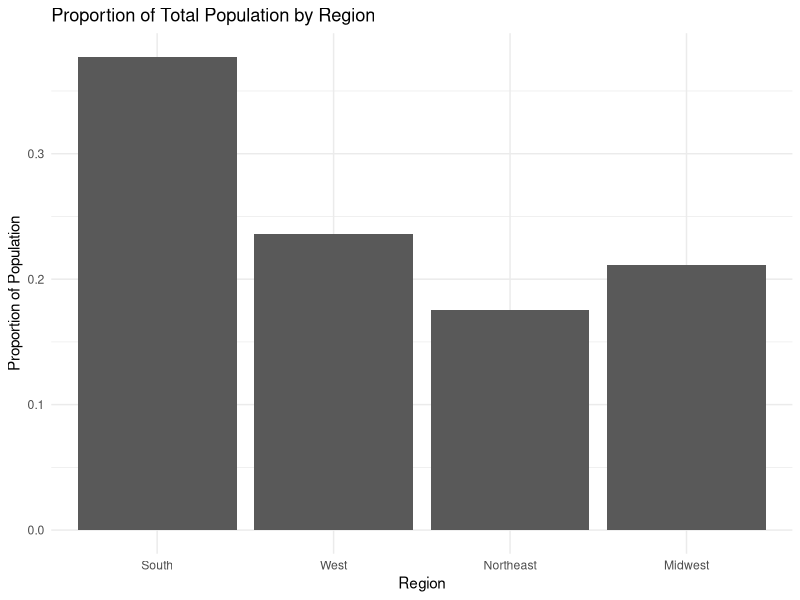
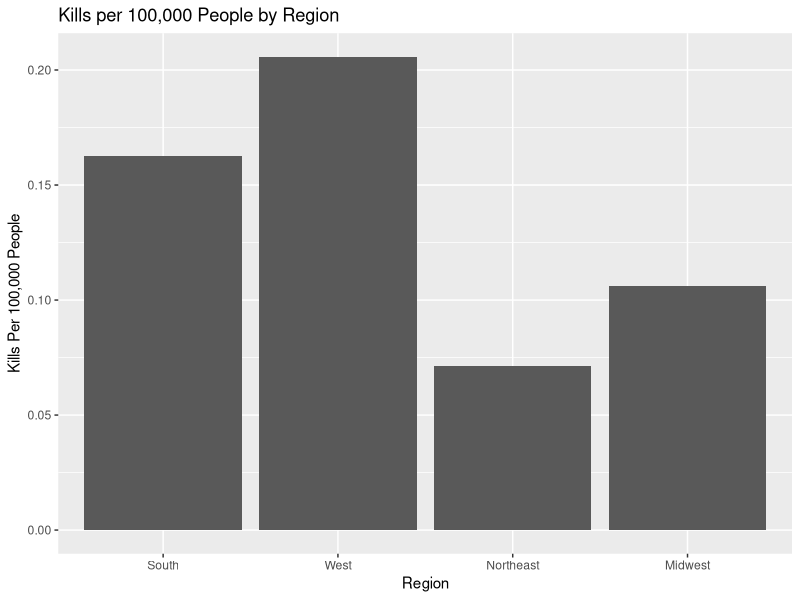

Recreate these plots in R, in order. (Note: this script raises an error after producing the figures.)
## ---- chunk 1
knitr::opts_chunk$set(echo = TRUE)
library(tidyverse)
library(Hmisc)
library(modelr)
library(dplyr)
library(xtable)
library(forcats)


# Import Data Below
PoliceKillings<-read_csv("PKcleanP2.csv")

# Add DC to the South region
PoliceKillings$region[which(PoliceKillings$State=="DC")]<-"South"
## ---- chunk 2
# Adding populations by state and adding populations by region
populations<-read_csv("StatePops.csv")
pops<-populations[-1,3:11]


# Import states by region
region.data<-read_csv("StatesbyCensusRegion.csv")


# Joining state pop and region data
pops1<-pops %>%
  select("GEO.display-label","respop72015") %>%
  rename(State="GEO.display-label",Pop2015=respop72015) %>%
  left_join(region.data,by="State") %>%
  mutate(Pop2015=as.numeric(Pop2015)) %>%
  group_by(region) %>%
  mutate(PopByRegion=sum(Pop2015)) %>%
  select(PopByRegion,region) %>%
  ungroup() %>%
  mutate(Pop.prop=PopByRegion/PopByRegion[1])

# Create a tibble of uniqe regions, pops, and prop pops
pops2<- tibble(PopByRegion=unique(pops1$PopByRegion),Region=unique(pops1$region),Pop.prop=unique(pops1$Pop.prop))

# Converting region variable to a factor
regions<-pops2 %>%
  mutate(Region=as_factor(Region))
levels(regions$Region)

# Remove the row for US total police killings
regions<-regions[-c(is.na(regions$Region)),]

## ---- chunk 3
# Print out a plot of proportion of population in each region
ggplot(regions) +
  geom_col(aes(x=fct_explicit_na(Region,na_level = "US Total"),y=Pop.prop))+
  xlab("Region")+
  ylab("Proportion of Population")+
  ggtitle("Proportion of Total Population by Region")+
  theme_minimal()
## ---- chunk 4
# Count how many police killings are in each state
state.kills<-PoliceKillings %>%
  select(State) %>%
  mutate(State=as_factor(State)) %>%
  group_by(State) %>%
  dplyr::summarize(count=n())

# Count how many police killings are in each region
region.kills<-PoliceKillings %>%
  select(region) %>%
  mutate(region=as_factor(region)) %>%
  group_by(region) %>%
  dplyr::summarize(count=n())

## ---- chunk 5
# Create population state data frame
states<- pops %>%
  select("GEO.display-label","respop72015") %>%
  rename(State="GEO.display-label",Pop2015=respop72015) %>%
  mutate(Pop2015=as.numeric(Pop2015)) %>%
  left_join(region.data,by="State") %>%
  select(-region)

# Join police killings by state with population state data and create a variable for kills per 100,000 per state
states1<-states[-c(1),] %>%
  select(Pop2015,State,state) %>%
  right_join(state.kills,by=c("state"="State")) %>%
  mutate(kill.pc.state=count/Pop2015*100000)

# Join police killings by region with population regions data and create a variable for kills per 100,000 per region
regions1<-regions %>%
  select(PopByRegion,Region) %>%
  right_join(region.kills,by=c("Region"="region")) %>%
  mutate(kill.pc.region=count/PopByRegion*100000)

## ---- chunk 6
# Create a graph for police killing rates per 100,000 people by region
ggplot(regions1)+
  geom_col(aes(x=Region,y=kill.pc.region))+
  ylab("Kills Per 100,000 People")+
  ggtitle("Kills per 100,000 People by Region")
## ---- chunk 7
Races <- PoliceKillings %>% 
  group_by(Race) %>%
  dplyr::summarize(count=n()) %>%
  ungroup() %>%
  mutate(prop=count/sum(count)) 

# Remove the row for unknown races
Races<-Races[-c(which(Races$Race=="Unknown")),]

ggplot(Races) +
  geom_col(aes(x=Race,y=prop))+
  facet_wrap(region~.)+
  ylab("Proportion of total police killings")+
  theme(axis.text.x=element_text(angle=45,hjust=1))+
  ggtitle("Proportion of Total Police Killings by Race and Region")
## ---- chunk 8
Ages <- PoliceKillings %>% 
  mutate(Age = as.factor(Age)) %>%
  group_by(Age)
levels(Ages$Age)
## ---- chunk 9
Ages1 <- Ages %>%
  mutate(Age_Bin=fct_collapse(Age,
                           Teenager = levels(Age)[c(1:4)],
                           Twenties = levels(Age)[c(5:14)],
                           Thirties = levels(Age)[c(15:25)],
                           Forties = levels(Age)[c(26:34)],
                           Fifties = levels(Age)[c(35:44)],
                           Sixties = levels(Age)[c(45:52)],
                           Seventies =  levels(Age)[c(53:58)],
                           Eighties = levels(Age)[c(59:60)],
                           Unknown = levels(Age)[c(61)]
                           )) %>%
           group_by(Age_Bin) %>%
           dplyr::summarize(n=n()) %>%
           ungroup() %>%
           mutate(prop=n/sum(n))
           
# Remove the row for unknown age
Ages1<-Ages1[-c(which(Ages1$Age_Bin=="Unknown")),]
## ---- chunk 10
ggplot(Ages1)+
  geom_col(aes(x=Age_Bin,y=prop))+
  xlab("Age Group")+
  ylab("Proportion of Total Killings")+
  ggtitle("Proportion of Total Killings by Age Group")+
  theme_minimal()
## ---- chunk 11
mean.inc<-mean(PoliceKillings$med.tract.household.inc)

ggplot(PoliceKillings)+
  geom_histogram(aes(x=med.tract.household.inc),bins=20,fill='deepskyblue1')+
  geom_vline(xintercept=mean.inc,linetype="dashed",color="red")+
  facet_wrap(region~.)+
  theme_dark()+
  xlab("Median Household Income")+
  ylab("Number of Deaths")+
  theme(axis.text.x=element_text(angle=45,hjust=1))+
  scale_x_continuous(breaks=c(25000,50000,75000,100000))
## ---- chunk 12
PD = 
  PoliceKillings %>% 
  mutate( 
    killed = ifelse("age">16, 1, 0), 
    killed = factor(killed, levels=c("0","1"), labels = c("Alive","Dead")))
  
ggplot(PD) + 
  geom_bar(mapping = aes(killed)) + 
  theme_light() + 
  ggtitle("Police Violence in 2015") + xlab("Status of Victims") + ylab("Count")
## ---- chunk 13
Agencies = 
  PoliceKillings %>% 
  arrange(Law_Enforcement_Agency) %>% 
  group_by(Law_Enforcement_Agency) %>%
  dplyr::summarize(n = n()) %>%
  mutate( freq = n / sum(n))

Agencies2 = inner_join(Agencies, PoliceKillings) %>%
  select("Law_Enforcement_Agency","freq", -("n"), -("Name"), "Age":"region") 

## ---- chunk 14
Agencies = 
  PoliceKillings %>% 
  group_by(Law_Enforcement_Agency) %>%
  dplyr::summarize(n = n()) %>%
  mutate( freq = n / sum(n))

Agencies2 = inner_join(Agencies, PoliceKillings) %>%
  select("Law_Enforcement_Agency","freq", -("n"), -("Name"), "Age":"region") 

Agencies3 = 
  Agencies2 %>% 
  group_by(Law_Enforcement_Agency) %>% 
  mutate(Population = median(Population),
         Proportion_White = median(Proportion_White), 
         Proportion_Black = median(Proportion_Black), 
         Proportion_Hispanic = median(Proportion_Hispanic), 
         med.tract.personal.inc = median(med.tract.personal.inc),
         med.tract.household.inc = median(med.tract.household.inc), 
         med.county.household.inc = median(med.county.household.inc), 
         Poverty_Rate = median(Poverty_Rate),
         Unemployment_Rate = median(Unemployment_Rate),
         Proportion_Attended_College = median(Proportion_Attended_College), 
         inc.quint.nat = median(inc.quint.nat),
         tractvcount.percentile = median(tractvcount.percentile),
         Age = as.numeric(Age),
         Age = median(Age))

ggplot(data = Agencies3, mapping = aes(x = Population, y=freq, color = region)) + geom_point() + ylab("Median Population") + ylab("Frequency of Fatality") + ggtitle("Frequencies of Fatal Police Shootings Grouped by Department")
## ---- chunk 15
ggplot(data=PoliceKillings) + 
  geom_histogram(mapping=aes(x=Proportion_Attended_College),bins=15,fill="deepskyblue1")+
  labs(x="Proportion that Attended College",y="Number of Deaths",title="College Education vs. Police Killings") + theme_dark()
## ---- chunk 16
unique(PoliceKillings$Cause_Of_Death)
ggplot(data=PoliceKillings) +
  geom_bar(aes(x=Cause_Of_Death))
NoGun= filter(PoliceKillings, Cause_Of_Death != "Gunshot")
ggplot(data=NoGun) +
  geom_bar(aes(x=Cause_Of_Death), color="black",fill=c("red","blue","darkgreen","purple"),size=2) + 
  xlab("Cause of Death") + ylab("Number of Deaths") + 
  theme_light()
## ---- chunk 17
PK1=PoliceKillings%>%
  mutate(higherthanavg=if_else(Unemployment_Rate>0.054,"Yes","No"))
table(PK1$higherthanavg) #count of whether each killing occured in an area that has an unemployment rate higher than the national average of 3.6%

URranges1=cut2(PoliceKillings$Unemployment_Rate,c(0.02,0.04,0.06,0.08,0.1,0.12,0.14,0.16,0.18,0.2,0.22,0.24,0.26,0.28,0.3,0.32,0.34,0.36,0.38,0.4)) 
summary(URranges1) #splitting up unemployment into ranges and then finding the count for each bin

ggplot(PoliceKillings,aes(x=Unemployment_Rate))+geom_histogram(breaks=c(0.02,
                      seq(0.05,0.5,0.05)),col="magenta")+geom_vline(xintercept = 0.054,linetype="dashed",color="yellow")

#histogram of unemployment values

## ---- chunk 18
Armed1=table(PoliceKillings$Armed)
print(Armed1)
ggplot(PoliceKillings,aes(x=PoliceKillings$Armed))+geom_bar()+coord_flip()+xlab("Armed vs Unarmed")
## ---- chunk 19
#
## ---- chunk 20
#
